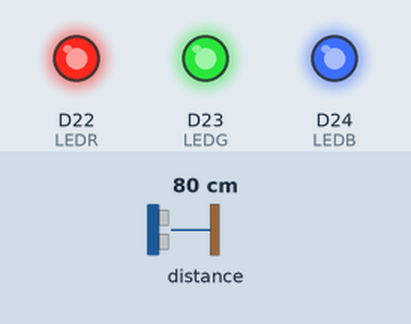
Simulated run of this sketch. Board: Arduino Nano 33 BLE. Parts: output pins drawn as LEDs (lit = HIGH). Dashed ring = blinking. The inputs (shaded band) are chosen by the test bench; at power-on: distance to the obstacle 80 cm. What the sketch prints to the serial monitor is not drawn.

Above: at 1.2 s.
1.3 s: distance to the obstacle set to 14 cm
At 2.6 s:
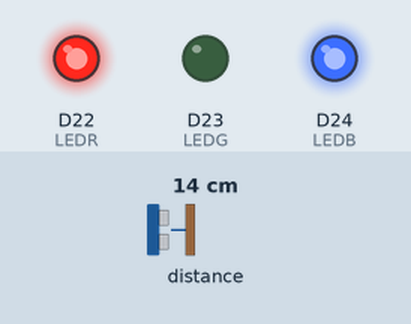
4.3 s: distance to the obstacle set to 11 cm
At 5.4 s:
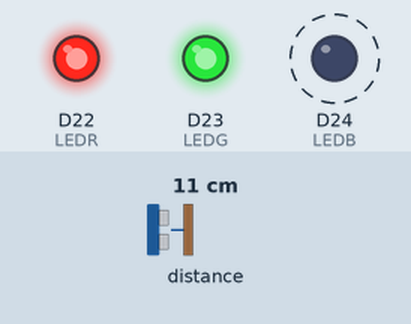
7.3 s: distance to the obstacle set to 6 cm
10.3 s: distance to the obstacle set to 3 cm
At 10.45 s:
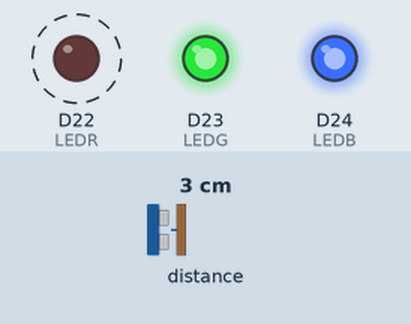
Timing chart, 0 to 14.3 s (numbered marks = the images above; inputs shaded):
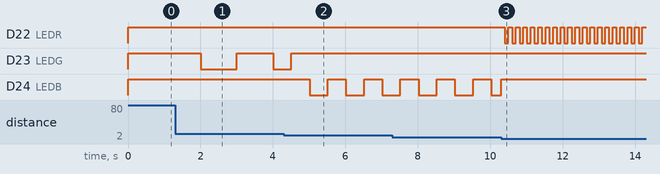

The sketch:

ProximitySensorLED.ino
```cpp
#include <Arduino_APDS9960.h>
#include <ArduinoBLE.h>

#define LEDR 22
#define LEDB 24
#define LEDG 23
#define LED_PWR 25

int ledState = LOW;

unsigned long previousMillis = 0;

const long intervalLong = 1000;
const long intervalMed = 500;
const long intervalShort = 100;

void setup() {
  Serial.begin(9600);
  while (!Serial);

  if (!APDS.begin()) {
    Serial.println("Error initializing proximity sensor (APDS9960)");
  }

  // set the LEDs pins as outputs
  pinMode(LEDR, OUTPUT);
  pinMode(LEDG, OUTPUT);
  pinMode(LEDB, OUTPUT);

  // turn all the LEDs off
  digitalWrite(LEDR, HIGH);
  digitalWrite(LEDG, HIGH);
  digitalWrite(LEDB, HIGH);
}

void loop() {
  unsigned long currentMillis = millis();

  // check if reading a value for the proximity is available
  if (APDS.proximityAvailable()) {
    // read the proximity
    // 0   => close
    // 255 => far
    // -1  => error
    int proximity = APDS.readProximity();

    if (proximity > 150) {
      if (currentMillis - previousMillis >= intervalLong) {
        previousMillis = currentMillis;

        // if the LED is off turn it on and vice-versa:
        if (ledState == LOW) {
          ledState = HIGH;
        } else {
          ledState = LOW;
        }

        // set the green LED with the ledState of the variable and turn off the rest
        digitalWrite(LEDG, ledState);
        digitalWrite(LEDR, HIGH);
        digitalWrite(LEDB, HIGH);
      }
    }

    else if (proximity > 50 && proximity <= 150) {
      if (currentMillis - previousMillis >= intervalMed) {
        previousMillis = currentMillis;

        // if the LED is off turn it on and vice-versa:
        if (ledState == LOW) {
          ledState = HIGH;
        } else {
          ledState = LOW;
        }

        // set the blue LED with the ledState of the variable and turn off the rest
        digitalWrite(LEDB, ledState);
        digitalWrite(LEDR, HIGH);
        digitalWrite(LEDG, HIGH);
      }
    }

    else {
      if (currentMillis - previousMillis >= intervalShort) {
        previousMillis = currentMillis;

        // if the LED is off turn it on and vice-versa:
        if (ledState == LOW) {
          ledState = HIGH;
        } else {
          ledState = LOW;
        }

        // set the blue LED with the ledState of the variable and turn off the rest
        digitalWrite(LEDR, ledState);
        digitalWrite(LEDB, HIGH);
        digitalWrite(LEDG, HIGH);
      }
    }

    // print value to the Serial Monitor
    Serial.println(proximity);
  }
}
```

Measured:
- the behaviour switches between 13 and 12 cm on distance to the obstacle (found by bisection; images 1 and 2)
- the behaviour switches between 5 and 4 cm on distance to the obstacle (found by bisection; images 2 and 3)
- after the input at 4.3 s, D24 (LEDB): alternates HIGH for 0.50 s and LOW for 0.50 s, starting after 0.71 s
- after the input at 10.3 s, D22 (LEDR): alternates HIGH for 0.10 s and LOW for 0.10 s, starting after 0.10 s
